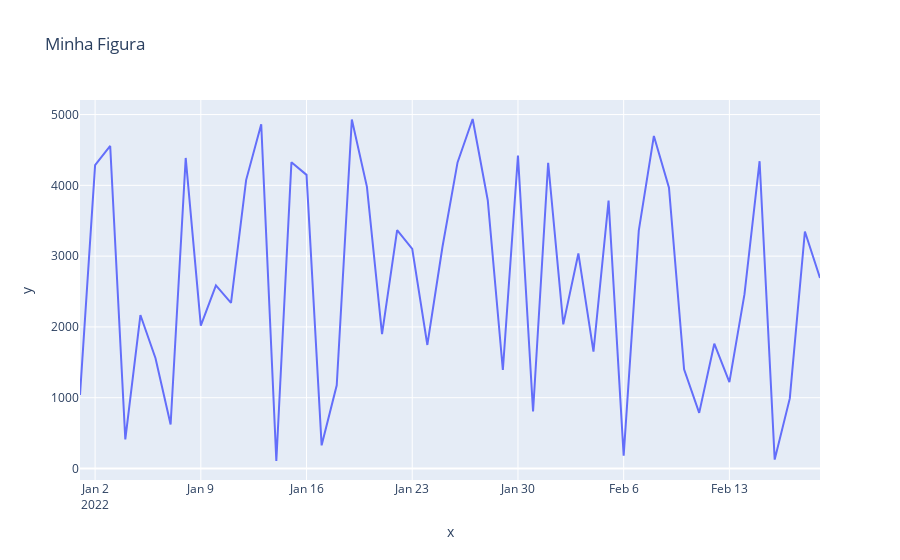

Source (notebook cell):
### Code cell
fig=px.line(x=eixo_x,y=eixo_y, title='Minha Figura')
fig.show()
